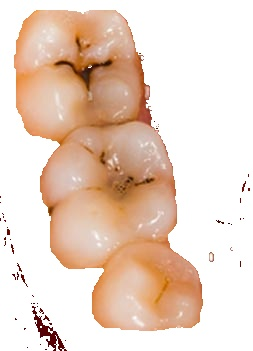
#> input picture CariesRobot/photo/final.jpg, 253 x 351 px
$ python candy.py
#> lines starting #> are read from the running program, lines starting #| are printed output that depends on the picture
import cv2
import numpy as np
from matplotlib import pyplot as plt

img = cv2.imread('../photo/final.jpg',0)
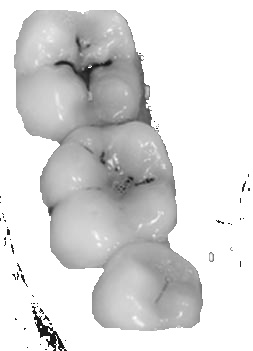
#> img: shape (351, 253); min 15, max 255, mean 217.6
mask = cv2.imread('../photo/mask.jpg')
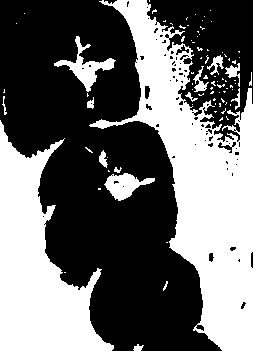
#> input picture CariesRobot/pruebas/mask.jpg, 253 x 351 px, found by its file name
#> mask is the input picture: shape (351, 253, 3); min 0, max 255, mean 106.3
edges = cv2.Canny(img,100,200)
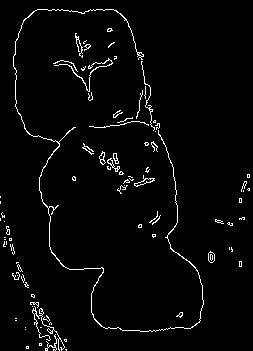
#> edges: shape (351, 253); 2.9% white in thin lines or dots

plt.subplot(121),plt.imshow(img,cmap = 'gray')
plt.title('Original Image'), plt.xticks([]), plt.yticks([])
plt.subplot(122),plt.imshow(edges,cmap = 'gray')
plt.title('Edge Image'), plt.xticks([]), plt.yticks([])
plt.show()
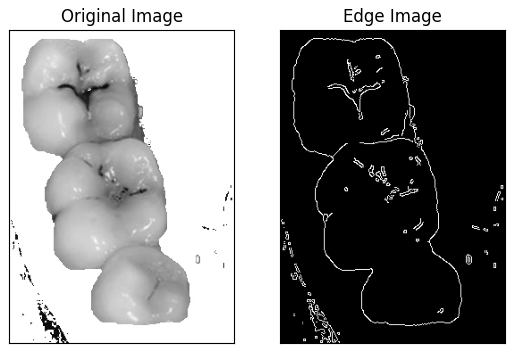
#> figure drawn by matplotlib, 2 panels
